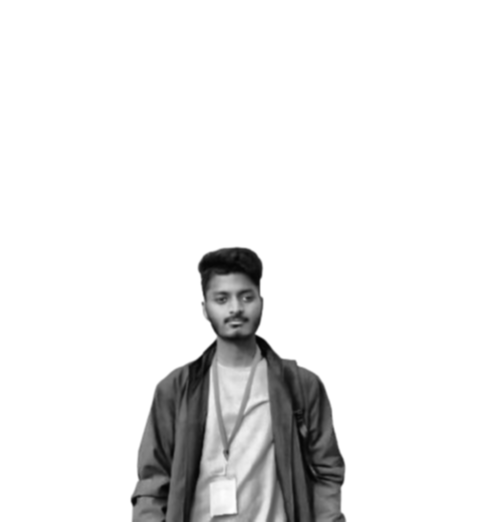
#> input picture source-prepped.png, 478 x 522 px
$ python make_ascii.py
#> lines starting #> are read from the running program, lines starting #| are printed output that depends on the picture
### scripts/theme.py
"""Shared theme + helpers for every generated profile asset.

Everything the README shows is a self-contained SVG written by the
`make_*.py` scripts in this folder.  No third-party image services are
used, so nothing on the profile can break because somebody else's
server is down or rate-limited.

Rules every SVG follows (so it renders + animates on github.com):
  * no <script>, no <foreignObject>, no external URLs
  * system font stack only (webfonts cannot load inside <img> SVGs)
  * the *resting* state of every element is the finished/visible state;
    animations only borrow a hidden "from" state, so a browser that
    disables animation still shows a complete picture
  * output is deterministic (seeded RNG, no timestamps besides the
    data-sync date) so the daily bot commit only happens on real changes
"""

from __future__ import annotations

import html
import json
import math
import random
from pathlib import Path

from lxml import etree

ROOT = Path(__file__).resolve().parent.parent
ASSETS = ROOT / "assets"
DATA = ROOT / "data"

USERNAME = "SimonLeo28"
DISPLAY_NAME = "Simon Leo Alexander"

# ── palette ────────────────────────────────────────────────────────────
C = {
    "bg": "#0d1117",
    "panel": "#0a0f14",
    "panel2": "#0f1720",
    "line": "#194569",
    "line_dim": "#102a43",
    "green": "#00e5ff",
    "green_soft": "#80f2ff",
    "green_dim": "#0a3654",
    "blue": "#79c0ff",
    "purple": "#d2a8ff",
    "amber": "#f0b429",
    "red": "#ff7b72",
    "teal": "#56d4dd",
    "cyan": "#00e5ff",
    "magenta": "#ff2bd6",
    "text": "#c9d1d9",
    "white": "#e6edf3",
    "muted": "#8b949e",
    "faint": "#4d5966",
}

FONT = (
    "'JetBrains Mono','Fira Code','SF Mono',SFMono-Regular,ui-monospace,"
    "Menlo,Consolas,'DejaVu Sans Mono','Liberation Mono',monospace"
)

# average advance width of the monospace fallbacks, as a fraction of size
CHAR_W = 0.61


def esc(value) -> str:
    return html.escape(str(value), quote=True)


def rng(name: str) -> random.Random:
    """Deterministic RNG per asset name."""
    return random.Random(f"{USERNAME}:{name}")


def fmt(n: float) -> str:
    """Compact float formatting for SVG attribute values."""
    text = f"{n:.2f}".rstrip("0").rstrip(".")
    return text if text not in ("-0", "") else "0"


def text_w(text: str, size: float, factor: float = CHAR_W) -> float:
    return len(text) * size * factor


# ── data ───────────────────────────────────────────────────────────────
# [5 lines left out: function load_json, not called in this run]


def load_icons() -> dict:
    return json.loads((ROOT / "scripts" / "icons.json").read_text(encoding="utf-8"))


# [5 lines left out: function icon_color, not called in this run]


# ── svg scaffolding ────────────────────────────────────────────────────
BASE_CSS = f"""
svg{{font-family:{FONT}}}
text{{font-family:{FONT}}}
.blink{{animation:blink 1.06s steps(1,end) infinite}}
@keyframes blink{{0%,49%{{opacity:1}}50%,100%{{opacity:0}}}}
.pulse{{animation:pulse 2s ease-in-out infinite}}
@keyframes pulse{{0%,100%{{opacity:1}}50%{{opacity:.28}}}}
@media (prefers-reduced-motion:reduce){{*{{animation:none!important}}}}
"""


def svg_open(width: int, height: int, title: str, desc: str, css: str = "") -> str:
    return (
        f'<svg xmlns="http://www.w3.org/2000/svg" width="{width}" height="{height}" '
        f'viewBox="0 0 {width} {height}" role="img" aria-labelledby="t d">\n'
        f'<title id="t">{esc(title)}</title>\n<desc id="d">{esc(desc)}</desc>\n'
        f"<style>{BASE_CSS}{css}</style>\n"
    )


def svg_close() -> str:
    return "</svg>\n"


FORBIDDEN = ("<script", "<foreignobject", "http://", "https://", "@import", "javascript:")


def write_svg(name: str, content: str) -> Path:
    """Validate + write an SVG. Raises on anything GitHub would choke on."""
    ASSETS.mkdir(parents=True, exist_ok=True)
    body = content.replace('xmlns="http://www.w3.org/2000/svg"', "")
    lowered = body.lower()
    for bad in FORBIDDEN:
        if bad in lowered:
            raise ValueError(f"{name}: forbidden construct {bad!r}")
    etree.fromstring(content.encode("utf-8"))  # must be well-formed XML
    ids = [el.get("id") for el in etree.fromstring(content.encode()).iter() if el.get("id")]
    dupes = {i for i in ids if ids.count(i) > 1}
    if dupes:
        raise ValueError(f"{name}: duplicate ids {sorted(dupes)}")
    path = ASSETS / name
    path.write_text(content, encoding="utf-8", newline="\n")
    print(f"  wrote assets/{name}  ({path.stat().st_size / 1024:.1f} KB)")
    return path


def window_chrome(width: int, height: int, title: str, right: str = "", accent: str | None = None) -> str:
    """macOS-style terminal window frame used by several panels."""
    accent = accent or C["line"]
    out = [
        f'<rect x=".5" y=".5" width="{width - 1}" height="{height - 1}" rx="14" fill="{C["panel"]}" stroke="{accent}"/>',
        f'<path d="M.5 44.5H{width - .5}" stroke="{C["line_dim"]}"/>',
        f'<path d="M.5 44.5V15a14.5 14.5 0 0 1 14.5-14.5H{width - 15}a14.5 14.5 0 0 1 14.5 14.5v29.5z" fill="{C["panel2"]}" opacity=".9"/>',
        f'<circle cx="26" cy="23" r="6" fill="#ff5f56"/><circle cx="48" cy="23" r="6" fill="#ffbd2e"/><circle cx="70" cy="23" r="6" fill="#27c93f"/>',
        f'<text x="{width / 2}" y="28" text-anchor="middle" font-size="13" fill="{C["muted"]}">{esc(title)}</text>',
    ]
    if right:
        out.append(
            f'<text x="{width - 24}" y="28" text-anchor="end" font-size="12" fill="{C["faint"]}">{esc(right)}</text>'
        )
    return "\n".join(out)


def perimeter(w: float, h: float, r: float) -> float:
    return 2 * (w - 2 * r) + 2 * (h - 2 * r) + 2 * math.pi * r


# [37 lines left out: functions border_runner, typing_timeline, not called in this run]

### scripts/make_ascii.py
#!/usr/bin/env python3
"""assets/simon-ascii.svg — the prepped photo, rendered as animated ASCII art.

Reads source-prepped.png (produced by prep_photo.py) and converts brightness
to characters from a density ramp. The whole portrait fades/types in row by
row, and a soft green scanline sweeps over it afterwards.
"""

from pathlib import Path

from PIL import Image

from theme import C, esc, fmt, svg_close, svg_open, window_chrome, write_svg

ROOT = Path(__file__).resolve().parent.parent
INPUT = ROOT / "source-prepped.png"

RAMP = " .`:-=+*cs#%@"
GRID_W, GRID_H = 100, 53
FONT_SIZE = 8
CHAR_W, LINE_H = 6.2, 8.5
PAD = 28
W = GRID_W * CHAR_W + PAD * 2
H = GRID_H * LINE_H + PAD * 2 + 46  # + window titlebar


def brightness_to_char(value: float) -> str:
    index = int((value / 255) * (len(RAMP) - 1))
    return RAMP[index]


def load_grid() -> list[str]:
    image = Image.open(INPUT).convert("L")
#> image is the input picture: PIL image 478x522 L; min 3, max 255, mean 233.6
    image.thumbnail((GRID_W, GRID_H))
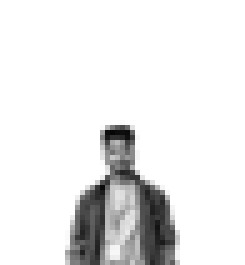
#> image: PIL image 49x53 L (shown 5 times larger); min 6, max 255, mean 233.5
    canvas = Image.new("L", (GRID_W, GRID_H), 255)
#> canvas: PIL image 100x53 L; every value is 255
    x, y = (GRID_W - image.width) // 2, (GRID_H - image.height) // 2
#> x = 25; y = 0
    canvas.paste(image, (x, y))
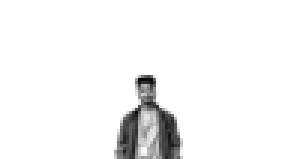
#> canvas: PIL image 100x53 L (shown 3 times larger); min 6, max 255, mean 244.4
    pixels = canvas.load()
    rows = []
    for row in range(GRID_H):
        rows.append("".join(brightness_to_char(pixels[col, row]) for col in range(GRID_W)))
#> after the loop, rows = 53 items
    return rows


def build() -> str:
    if not INPUT.exists():
        raise SystemExit(f"{INPUT} not found — run scripts/prep_photo.py first")
    rows = load_grid()
#> rows = 53 items

    css = f"""
.row{{opacity:0;animation:rowin .5s ease-out forwards}}
@keyframes rowin{{to{{opacity:1}}}}
.sweep{{animation:sweep 6s ease-in-out infinite}}
@keyframes sweep{{0%,100%{{transform:translateY(-10px)}}50%{{transform:translateY({GRID_H * LINE_H:.1f}px)}}}}
"""
    title_y = 46
    p = [svg_open(round(W), round(H), "Simon Leo Alexander — ASCII portrait",
                  "A photo of Simon rendered as ASCII art that fades in row by row, "
                  "with a soft scanline sweeping over it.", css)]
    p.append(window_chrome(round(W), round(H), "portrait.ascii", "100x53 · density-ramp render"))
    p.append(f'<g font-size="{FONT_SIZE}" font-family="ui-monospace,Consolas,monospace" fill="{C["green"]}" '
             f'transform="translate({PAD} {title_y + PAD})">')
    for r, row in enumerate(rows):
        delay = 0.35 + r * 0.024
        y = r * LINE_H + FONT_SIZE
        opacity = 0.22 + 0.68 * (sum(RAMP.index(ch) for ch in row) / (len(row) * (len(RAMP) - 1)))
        p.append(
            f'<text class="row" style="animation-delay:{delay:.2f}s" x="0" y="{fmt(y)}" '
            f'fill-opacity="{opacity:.2f}" xml:space="preserve">{esc(row)}</text>'
        )
#> this loop made 53 passes
#> (delay, y, opacity, text in fmt) on passes 1 to 12: (0.35, 8, 0.9, '8'), (0.374, 16.5, 0.9, '16.5'), (0.398, 25, 0.9, '25'), (0.422, 33.5, 0.9, '33.5'), (0.446, 42, 0.9, '42'), (0.47, 50.5, 0.9, '50.5'), (0.494, 59, 0.9, '59'), (0.518, 67.5, 0.9, '67.5'), (0.542, 76, 0.9, '76'), (0.566, 84.5, 0.9, '84.5'), (0.59, 93, 0.9, '93'), (0.614, 101.5, 0.9, '101.5')
#> after the loop, p = 56 items
    p.append(f'<rect class="sweep" x="0" y="-10" width="{fmt(GRID_W * CHAR_W)}" height="26" '
             f'fill="{C["green"]}" opacity=".07"/>')
    p.append("</g>")
    p.append(svg_close())
    return "\n".join(p)


if __name__ == "__main__":
    write_svg("simon-ascii.svg", build())
